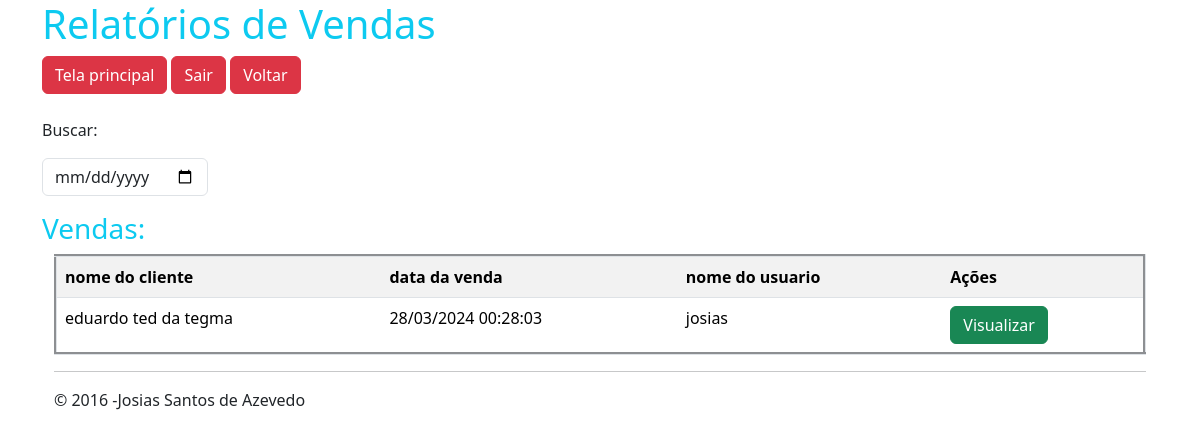
The page /relatorios/venda/pes_venda.php (signed in) on the database as committed earlier.
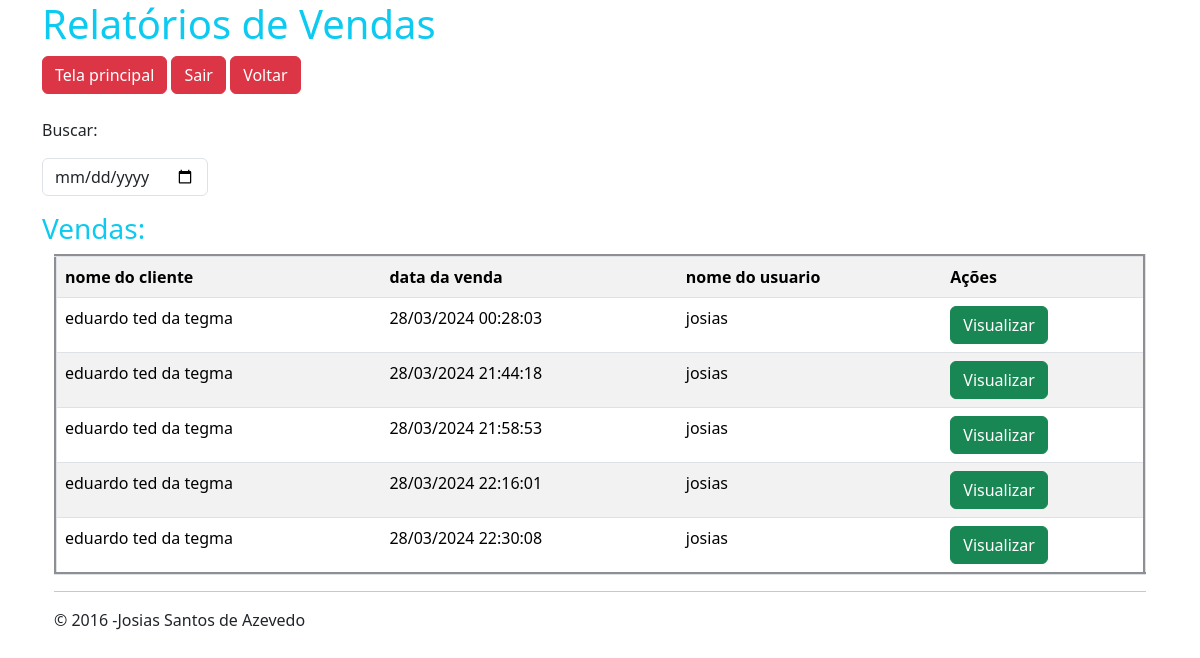
The same page on the database as committed later.
### tables this page shows
CREATE TABLE `vendas` (
  `id_venda` int(11) NOT NULL,
  `data` datetime NOT NULL,
  `id_cliente` int(11) NOT NULL,
  `id_usuario` int(11) NOT NULL,
  `total` double(11,2) NOT NULL,
  `data_periodo` datetime NOT NULL
);

CREATE TABLE `clientes` (
  `id_clientes` int(11) NOT NULL,
  `nome` varchar(150) NOT NULL,
  `CPF` char(14) NOT NULL,
  `telefone` bigint(14) NOT NULL,
  `email` varchar(100) NOT NULL,
  `endereco` varchar(150) NOT NULL
);

CREATE TABLE `usuarios` (
  `id_user` int(11) NOT NULL,
  `usuario` varchar(100) NOT NULL,
  `senha` varchar(60) NOT NULL,
  `nivel` int(1) NOT NULL
);

### relatorios/venda/pes_venda.php (the view, shortened to what this page needs)
<?php
require_once('../../database.php');
?>
<!DOCTYPE html>
<html lang="pt-br">
<head>
    <link href="https://cdn.jsdelivr.net/npm/bootstrap@5.3.3/dist/css/bootstrap.min.css" rel="stylesheet">
	</head>
<body>
<div class="container">
<h1 class="text-info">Relatórios de Vendas</h1>
<a href="../../tela_principal.php" class="btn btn-danger">Tela principal</a>
<a href="../../sair.php" class="btn btn-danger">Sair</a>
<a href="../vendas.php" class="btn btn-danger">Voltar</a>
<p>Buscar:
<div class="row">
<div class="col-sm-2">
<input type="date" id="busca"  onKeyUp="buscar_venda(this.value)" class="form-control" /></p>
</div></br>
<h3 class="text-info">Vendas:</h3></div>
<div class="container">
<div id="resultado">
<?php
$sql = "SELECT * FROM vendas ";
$consulta = $conexao->prepare($sql);
$consulta->execute(array());
$lr1 = $consulta->fetchALL(PDO::FETCH_ASSOC);
echo '
<table  border="3" class="table table-striped" >
<tr>
    <th scope="col">nome do cliente </th>
    <th scope="col">data da venda</th>
    <th scope="col">nome do usuario</th>
	<th scope="col">Ações</th>
</tr>';
foreach($lr1 as $lr){
	$id3 = $lr['id_usuario'] ;
	$id2 = $lr['id_cliente'];
	$sql2 = "SELECT * FROM clientes WHERE id_clientes = ?";
		$consulta2 = $conexao->prepare($sql2);
        $consulta2->execute(array($id2));
		$dados_cl = $consulta2->fetch(PDO::FETCH_ASSOC);
		$cliente = $dados_cl['nome'];
		$sql4 = "SELECT * FROM usuarios WHERE id_user = ?";
		$consulta4 = $conexao->prepare($sql4);
        $consulta4->execute(array($id3));
		$dados_us = $consulta4->fetch(PDO::FETCH_ASSOC);
	echo '<tr><td>'.$cliente.'</td><td>'.date_format(new DateTime($lr['data']), "d/m/Y H:i:s").'</td>
	<td>'.$dados_us['usuario'].'</td><td><form action="../gera_pdf.php" method="post" target="_blank">
	<input type="hidden" name="id_venda" value="'.$lr['id_venda'].'"/>
<input class="btn btn-success" type="submit" value="Visualizar"/></form></td></tr>';
}
echo '</table>';
?>
</div>
</div>
<div class="container"><hr/>
<div class= "foot well">
		<P>&copy; 2016 -Josias Santos de Azevedo </P>
		</div>
		</div>
</body>

Rows that differ between the two databases and show on the page:
added vendas: id_cliente.nome "eduardo ted da tegma", data "28/03/2024 21:44:18", id_usuario.usuario "josias"
added vendas: id_cliente.nome "eduardo ted da tegma", data "28/03/2024 21:58:53", id_usuario.usuario "josias"
added vendas: id_cliente.nome "eduardo ted da tegma", data "28/03/2024 22:16:01", id_usuario.usuario "josias"
added vendas: id_cliente.nome "eduardo ted da tegma", data "28/03/2024 22:30:08", id_usuario.usuario "josias"
